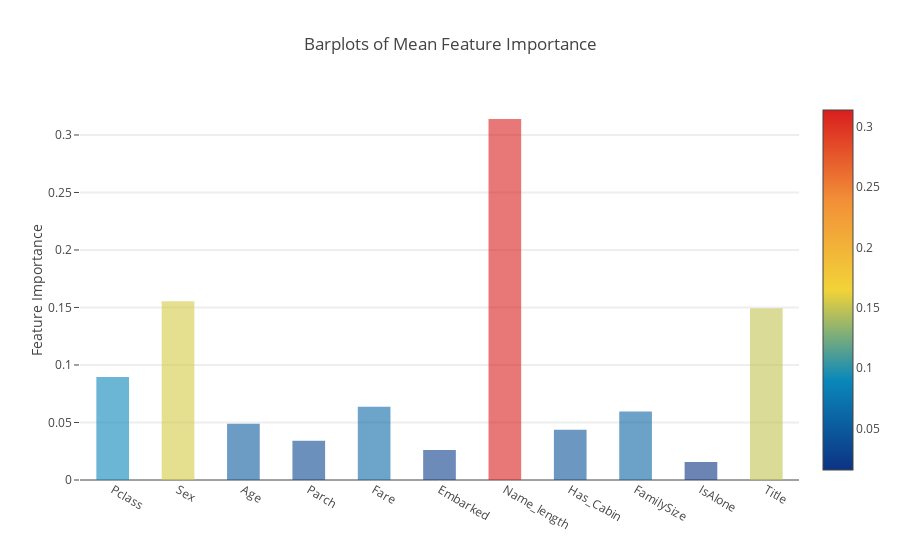

The notebook cell this image was saved under:
### Code cell
y = feature_dataframe['mean'].values
x = feature_dataframe['features'].values
data = [go.Bar(
            x= x,
             y= y,
            width = 0.5,
            marker=dict(
               color = feature_dataframe['mean'].values,
            colorscale='Portland',
            showscale=True,
            reversescale = False
            ),
            opacity=0.6
        )]

layout= go.Layout(
    autosize= True,
    title= 'Barplots of Mean Feature Importance',
    hovermode= 'closest',
#     xaxis= dict(
#         title= 'Pop',
#         ticklen= 5,
#         zeroline= False,
#         gridwidth= 2,
#     ),
    yaxis=dict(
        title= 'Feature Importance',
        ticklen= 5,
        gridwidth= 2
    ),
    showlegend= False
)
fig = go.Figure(data=data, layout=layout)
py.iplot(fig, filename='bar-direct-labels')

### Figure 1 — Plotly figure (JSON) as saved in the notebook; plotly's stock layout.template omitted (floating-point values rounded to 4 significant figures)
{"data": [{"marker": {"color": [0.08967, 0.1555, 0.04885, 0.03416, 0.06366, 0.02601, 0.3139, 0.04376, 0.0595, 0.01564, 0.1494], "colorscale": "Portland", "reversescale": false, "showscale": true}, "opacity": 0.6, "type": "bar", "width": 0.5, "x": ["Pclass", "Sex", "Age", "Parch", "Fare", "Embarked", "Name_length", "Has_Cabin", "FamilySize", "IsAlone", "Title"], "y": [0.08967, 0.1555, 0.04885, 0.03416, 0.06366, 0.02601, 0.3139, 0.04376, 0.0595, 0.01564, 0.1494]}], "layout": {"autosize": true, "hovermode": "closest", "showlegend": false, "title": "Barplots of Mean Feature Importance", "yaxis": {"gridwidth": 2, "ticklen": 5, "title": "Feature Importance"}}}
